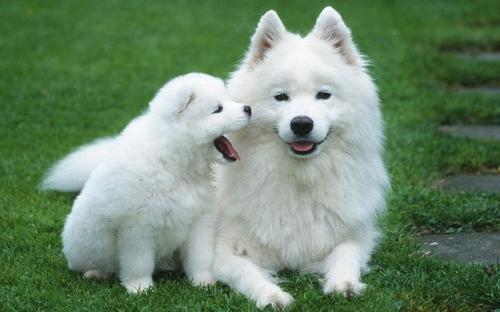
#> input picture opencv/imgs/dog1.jpg, 500 x 312 px
$ python test.py
#> lines starting #> are read from the running program, lines starting #| are printed output that depends on the picture

# opencv 读取的格式是BRG格式
import cv2
# 画图
import matplotlib.pyplot as plt
import numpy as np
import time


# [151 lines of commented-out code are left out]


def cv_show(name,img):
    cv2.imshow(name,img)
    cv2.waitKey(5000)

# 将dog横方向扩大3倍
# res = cv2.resize(img_dog,(0,0),fx=3,fy=1)
# plt.imshow(res)
# plt.show()

img_dog = cv2.imread('../imgs/dog1.jpg')# (313,500,3)
#> img_dog is the input picture: shape (312, 500, 3); mean B, G, R 109.1, 136.3, 110.5
img_cat = cv2.imread('../imgs/cat1.jpg')# (312,500,3)
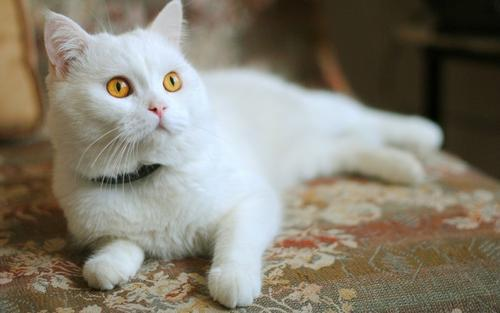
#> input picture opencv/imgs/cat1.jpg, 500 x 313 px
#> img_cat is the input picture: shape (313, 500, 3); mean B, G, R 113, 126.8, 132.6

img_dog = cv2.resize(img_dog,(500,313))
#> img_dog: shape (313, 500, 3)
# 图像融合（透明度）
res = cv2.addWeighted(img_dog,0.4,img_cat,0.6,0)
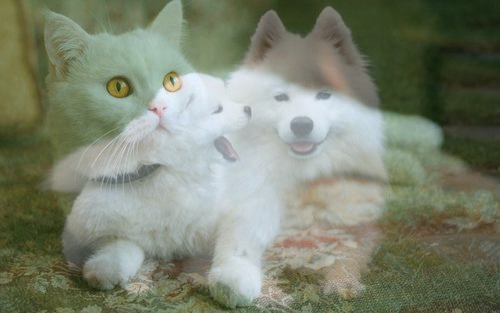
#> res: shape (313, 500, 3); mean B, G, R 111.4, 130.6, 123.7
plt.imshow(res)
plt.show()
